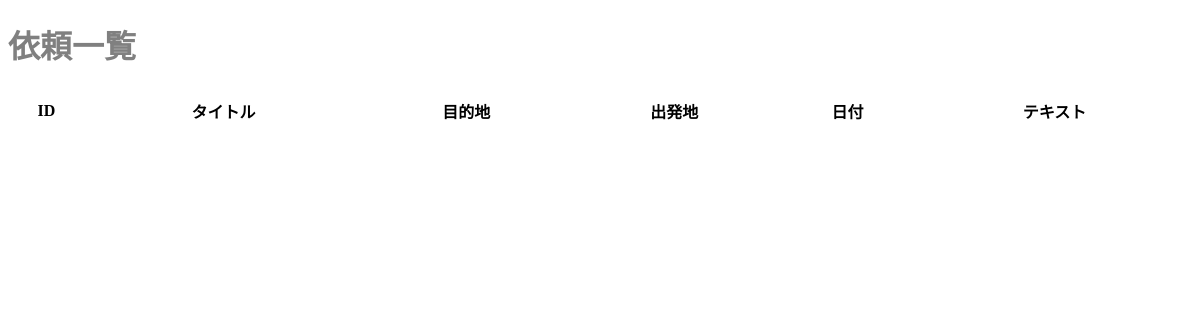
The app's page /, older data.
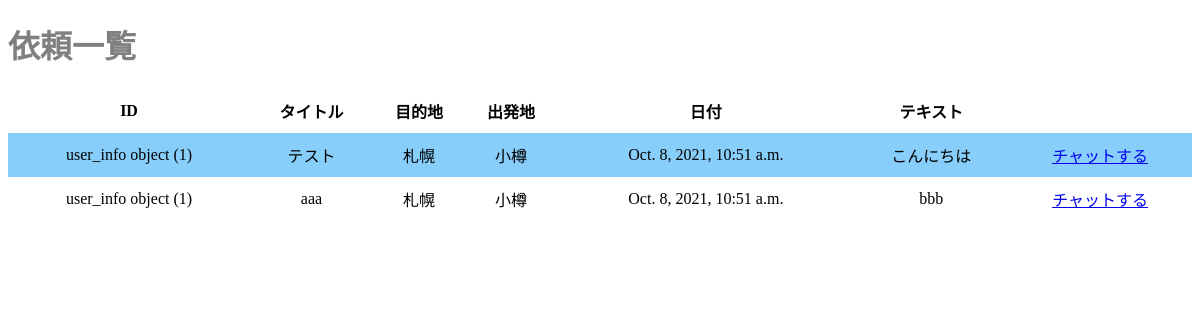
The same page, newer data.
### main/models.py (models this page shows)
class requests(models.Model):
  client_id = models.ForeignKey(user_info, on_delete=models.CASCADE)
  title = models.CharField(max_length=100, null=False)
  matching_complete = models.BooleanField(default=False)
  request_complete = models.BooleanField(default=False)
  share_or_not = models.BooleanField(default=False)
  post_time = models.DateTimeField(null=False)
  text = models.TextField(max_length=1000, null=False)
  departure_place = models.CharField(max_length=100, null=False)
  destination_place = models.CharField(max_length=100, null=False)
  delivery_date = models.DateTimeField(null=False)
  asking_price = models.IntegerField(null=False)
  driver_evaluation = models.FloatField()
  client_evaluation = models.FloatField()

class user_info(models.Model):
  user_name = models.CharField(max_length=20, null=False)
  is_driver = models.BooleanField(default=False, null=False)
  hashed_pass = models.IntegerField(null=False)
  region = models.CharField(max_length=50, null=False)
  total_socore = models.FloatField(max_length=50)

### main/views.py (the view)
# urls.py: path('', views.index, name='index'),
def index(request):
    posts = requests.objects.all()
    users = user_info.objects.all()
    header = ['ID','タイトル','目的地','出発地','日付','テキスト']
    my_dict2 = {
        'title':'タイトル',
        'posts': posts,
        'users': users,
        'header': header,
    }
    return render(request, 'main/index.html', my_dict2)

### main/templates/main/index.html (shortened to what this page needs)
<!doctype html>
{% load static %}
<html lang="ja">
  <head>
    <link rel="stylesheet" href="{% static "css/style.css" %}">
  </head>
  <body>
    <h1>依頼一覧</h1>
    <table>
      <tr>
        {% for col in header %}
        <th>{{ col }}</th>
        {% endfor %}
      </tr>
      {% for post in posts%}
      <tr>
        <td>{{ post.client_id }}</td>
        <td>{{ post.title }}</td>
        <td>{{ post.departure_place }}</td>
        <td>{{ post.destination_place }}</td>
        <td>{{ post.delivery_date }}</td>
        <td>{{ post.text }}</td>
        <td><a href="{% url 'main:chat' post.id %}">チャットする</a></td>
      </tr>
      {% endfor %}
    </table>
  </body>
</html>

### static/css/style.css (style rules this page uses)
h1 { color: gray; }
table { width: 100%; border-collapse: collapse; border-spacing: 0; }
table th, table td { padding: 10px 0; text-align: center; }
table tr:nth-child(even) { background-color: #87CEFA }

Row changes from the older to the newer data that the page shows:
added requests: client_id "user_info object (1)", title "テスト", departure_place "札幌", destination_place "小樽", delivery_date "Oct. 8, 2021, 10:51 a.m.", text "こんにちは"
added requests: client_id "user_info object (1)", title "aaa", departure_place "札幌", destination_place "小樽", delivery_date "Oct. 8, 2021, 10:51 a.m.", text "bbb"
